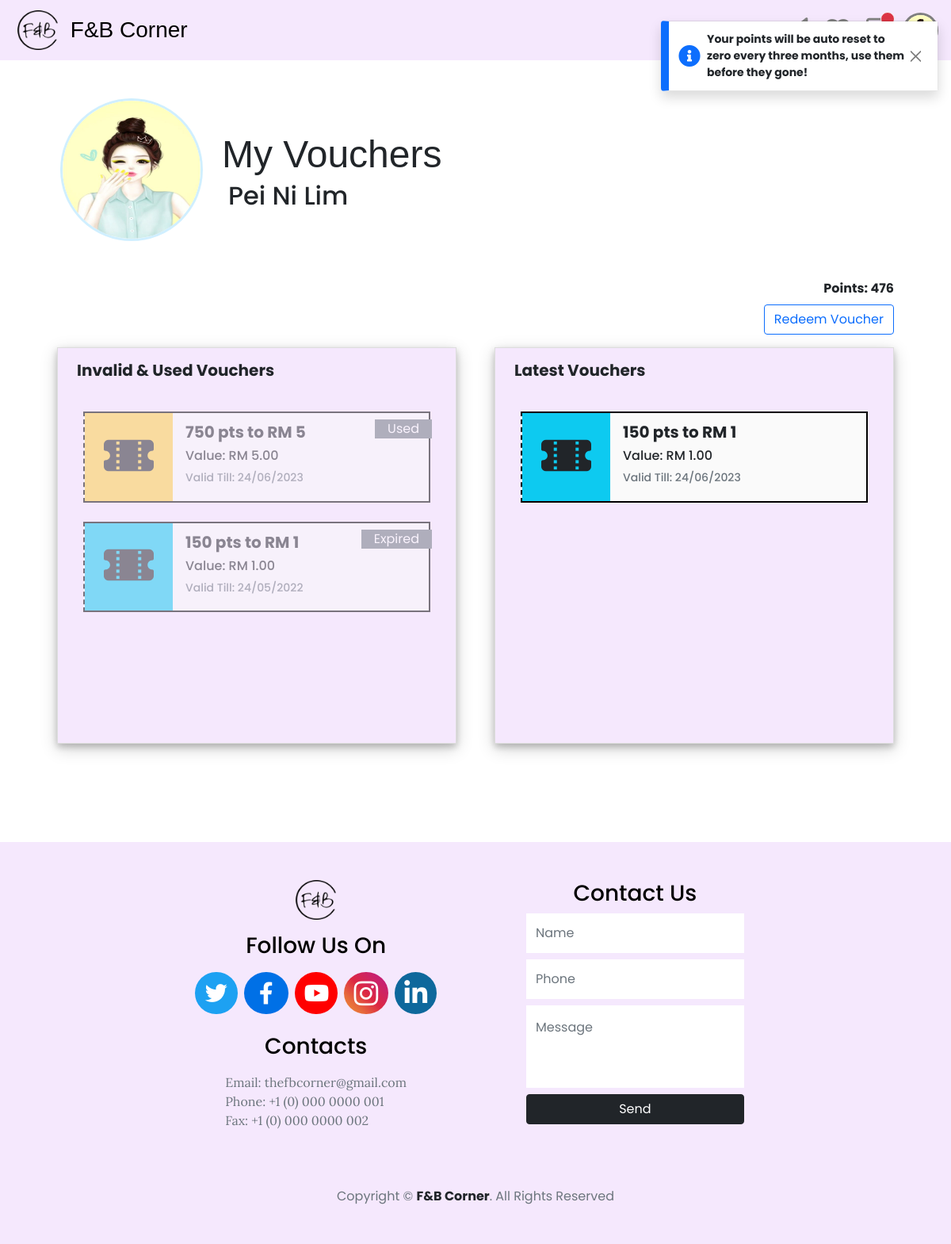
The page /fbcorner/store/php/pages/voucher/my_voucher.php (signed in) on the database its author committed.
### tables this page shows
CREATE TABLE `customer` (
  `cus_id` varchar(5) NOT NULL,
  `firstname` varchar(32) NOT NULL,
  `lastname` varchar(32) NOT NULL,
  `email` varchar(96) NOT NULL,
  `contact_num` varchar(12) NOT NULL,
  `password` varchar(1000) NOT NULL,
  `profile_pic` varchar(255) NOT NULL DEFAULT 'default_pp.png',
  `join_date` date NOT NULL DEFAULT current_timestamp()
);

CREATE TABLE `cus_points` (
  `cus_points_id` int(11) NOT NULL,
  `cus_id` varchar(5) NOT NULL,
  `points` int(11) NOT NULL DEFAULT 0,
  `expired_date` date NOT NULL
);

CREATE TABLE `voucher` (
  `voucher_id` int(11) NOT NULL,
  `voucher_type_id` int(11) NOT NULL,
  `cus_id` varchar(5) NOT NULL,
  `applied_order_id` int(11) NOT NULL,
  `redeemed_date` date NOT NULL DEFAULT current_timestamp(),
  `expired_date` date NOT NULL
);

CREATE TABLE `voucher_type` (
  `voucher_type_id` int(11) NOT NULL,
  `name` varchar(100) NOT NULL,
  `points` int(11) NOT NULL,
  `equal_price` float NOT NULL
);

### fbcorner/store/php/helpers/customer.php (called while the page is built, shortened)
<?php
    function getCustomer($connection, $cus_id){
        $sql = "SELECT * FROM customer WHERE `cus_id` = '" . $cus_id . "'";
        $statement = $connection->query($sql);
        $results = $statement->fetch_array(MYSQLI_ASSOC);
        return $results;
    }
    function getCustomerPoints($connection, $cus_id){
        $sql = "SELECT * FROM cus_points WHERE `cus_id` = '" . $cus_id . "'";
        $statement = $connection->query($sql);
        $results = $statement->fetch_array(MYSQLI_ASSOC);
        return $results;
    }
?>

### fbcorner/store/php/helpers/voucher.php (called while the page is built, shortened)
<?php
    function getVouchers($connection, $cus_id, $filter_data = array()){
        $sql = "SELECT *, o.voucher_id AS in_use_voucher_id, v.voucher_id AS the_voucher_id FROM `voucher` v LEFT JOIN `voucher_type` vt ON (v.voucher_type_id = vt.voucher_type_id) LEFT JOIN `order` o ON (o.voucher_id = v.voucher_id) WHERE v.cus_id = '" . $cus_id . "'";
        if (isset($filter_data['applied_order_id'])){
            $sql .= " AND applied_order_id = '" . $filter_data['applied_order_id'] . "'";
        }
        if (isset($filter_data['valid'])){
            $sql .= " AND DATE(expired_date) >= DATE(NOW())";
        }
        if (isset($filter_data['invalid_or_used'])){
            $sql .= " AND (applied_order_id != '0' OR DATE(expired_date) < DATE(NOW()))";
        }
        $sql .= " ORDER BY expired_date DESC";
        $statement = $connection->query($sql);
        $results = $statement->fetch_all(MYSQLI_ASSOC);
        return $results;
    }
?>

### fbcorner/store/php/pages/voucher/my_voucher.php (the view, shortened to what this page needs)
<?php
    include_once '../../../../db_connect.php';
    include_once '../../helpers/voucher.php';
    include_once '../../helpers/customer.php';
    if (isset($_SESSION['login_cus_id'])) {
      $old_vouchers = getVouchers($connection, $_SESSION['login_cus_id'], ['invalid_or_used' => true]);
      $new_vouchers = getVouchers($connection, $_SESSION['login_cus_id'], ['applied_order_id' => '0', 'valid' => true]);
      $points = getCustomerPoints($connection, $_SESSION['login_cus_id']);
?>
<!DOCTYPE html>
<html lang="en">
<head>
    <?php include_once '../../../../link.php'?>
</head>
<body>
    <?php include_once '../../common/navigation_bar.php'; ?>
    <div class="d-flex flex-column" style="min-height: calc(100% - 76px)">
    <main>
      <div class="m-5">
        <div class="row row-cols-1 row-cols-sm-2 row-cols-md-2 mx-3">
            <div class="col-sm-12 col-md-2 d-flex" style="min-width: 180px;" id="title-image">
                <img width='180' height='180' class='rounded-circle align-self-center' style="border: 3px solid #d0efff;" src="../../../uploads/profile_pic/<?=$profile_img?>">
            </div>
            <div class="col-sm-12 col-md-10 align-self-center d-flex flex-column" id="title-name" style="width: fit-content;">
                <h1 style="cursor: default; font-size: 3rem;" class="mb-1 pt-2 font-bernard d-inline-block text-nowrap">My Vouchers</h1>
                <h2 class="mb-1 d-inline-block" style="cursor: default;"><?=$customer['firstname'] . ' ' . $customer['lastname']?></h2>
            </div>
        </div>
        <div class="d-flex flex-column mt-5">
            <div class="text-end mx-4 fw-bold main-points">Points: <span class="point-wrapper"><?=$points['points']?></span></div>
            <button type="button" class="btn btn-outline-primary mx-4 mt-2 align-self-end" style="width: fit-content;" onclick="showVoucherStore(); ">Redeem Voucher</button>
        </div>
        <div id="vouchers-wrapper" class="row row-cols-1 row-cols-sm-1 row-cols-md-2 m-auto mb-3 mt-3" style="margin-bottom: 100px !important;">
          <div class="box-style col p-0 m-4 mt-0 color-2">
            <div class="color-2 px-3 pt-2 w-100">
              <h5 class="fw-bold m-2">Invalid & Used Vouchers</h5>
              <div class="p-3 my-4" style="min-width: fit-content;">
                <?php $color = ['bg-info', 'bg-warning bg-opacity-75', 'bg-danger bg-opacity-50', 'bg-primary bg-opacity-50'];?>
                <?php foreach ($old_vouchers as $old_voucher) { ?>
                  <div class="d-flex bd-highlight mb-4 position-relative" style="min-width: 427px; border: 2px solid black; border-left-style: dashed; opacity: 0.5; background-color: #fafafa;">
                      <div class='px-4 py-2 bd-highlight align-self-center <?=$color[(int)$old_voucher['voucher_type_id'] - 1]?>' style='font-size: 63px;'><i class='bi bi-ticket-perforated-fill'></i></div>
                      <div class="ps-3 bd-highlight flex-grow-1 align-self-center">
                        <h5><strong><?=$old_voucher['name']?></strong></h5>
                        <h6>Value: RM <?=number_format($old_voucher['equal_price'], 2, '.', '')?><h6>
                        <small class="text-muted">Valid Till: <?=date('d/m/Y', strtotime($old_voucher['expired_date']))?></small>
                      </div>
                      <span class="position-absolute px-3 translate-middle-y bg-secondary" style="top: 20px; right: -4px; color: white;"><?=$old_voucher['applied_order_id'] != '0' ? 'Used' : 'Expired'?></span>
                  </div>
                <?php } ?>
                </div>
            </div>
          </div>
          <div class="box-style col p-0 m-4 mt-0 color-2">
            <div class="color-2 px-3 pt-2 w-100">
              <h5 class="fw-bold m-2">Latest Vouchers</h5>
                <div class="p-3 my-4" style="min-width: fit-content;">
                <?php $color = ['bg-info', 'bg-warning bg-opacity-75', 'bg-danger bg-opacity-50', 'bg-primary bg-opacity-50'];?>
                <?php foreach ($new_vouchers as $new_voucher) { ?>
                  <div class="d-flex bd-highlight mb-4 position-relative" style="min-width: 427px; border: 2px solid black; border-left-style: dashed; background-color: #fafafa;">
                      <div class='px-4 py-2 bd-highlight align-self-center <?=$color[(int)$new_voucher['voucher_type_id'] - 1]?>' style='font-size: 63px;'><i class='bi bi-ticket-perforated-fill'></i></div>
                      <div class="ps-3 bd-highlight flex-grow-1 align-self-center">
                        <h5><strong><?=$new_voucher['name']?></strong></h5>
                        <h6>Value: RM <?=number_format($new_voucher['equal_price'], 2, '.', '')?><h6>
                        <small class="text-muted">Valid Till: <?=date('d/m/Y', strtotime($new_voucher['expired_date']))?></small>
                      </div>
                  </div>
                <?php } ?>
                </div>
            </div>
          </div>
        </div>
      </div>
    </main>
    <?php include_once '../../common/notification.php'; ?>
    <?php include_once '../../common/footer.php'?>
    </div>
  </body>
</html>
<?php
  } else {
    header("Location: ../homepage/index.php");
    exit;
  }
?>

### fbcorner/style.css (style rules this page uses)
.font-bernard { font-family: "Bernard MT Condensed", "Comic Sans MS", Arial, Helvetica, sans-serif; }
.color-2 { background-color: #f5e8fd !important; }
h1, h2, h3, h4, h5, h6 { cursor: default; }
button { border: 0px; background-color: transparent; }
h1, h2, h3, h4 { cursor: default; }
.box-style { background-color: #fafafa; border: 1px solid #ddd; box-shadow: 0 4px 8px 0 rgba(0, 0, 0, 0.2), 0 6px 20px 0 rgba(0, 0, 0, 0.19); }
html { height: 100%; }
body { position: relative; min-height: 100%; }
body { margin: 0; padding: 0; font-family: "Poppins", sans-serif; }

### fbcorner/store/php/pages/voucher/my_voucher.php (style rules this page uses)
#title-image, #title-image img { min-width: 180px; max-width: 180px; }
#vouchers-wrapper .col { max-height: 500px; min-height: 500px; overflow-y: auto; overflow-x: auto; box-shadow: 0 4px 8px 0 rgba(0, 0, 0, 0.2), 0 6px 20px 0 rgba(0, 0, 0, 0.19); }
@media (min-width: 768px) { .col { flex: 1 0 0%; } }
@media (min-width: 768px) { #title-name { margin-left: 1.5rem; } }
@media (min-width: 768px) { #title-name h2 { margin-left: 0.5rem; } }
body { height: 100%; }

### rows shown on the page
customer: profile_pic (picture), firstname "Pei Ni", lastname "Lim"
cus_points: points "476"
voucher: voucher_type.name "750 pts to RM 5", voucher_type.equal_price "5.00", expired_date "24/06/2023", applied_order_id "Used"
voucher: voucher_type.name "150 pts to RM 1", voucher_type.equal_price "1.00", expired_date "24/05/2022", applied_order_id "Expired"
voucher: voucher_type.name "150 pts to RM 1", voucher_type.equal_price "1.00", expired_date "24/06/2023"
